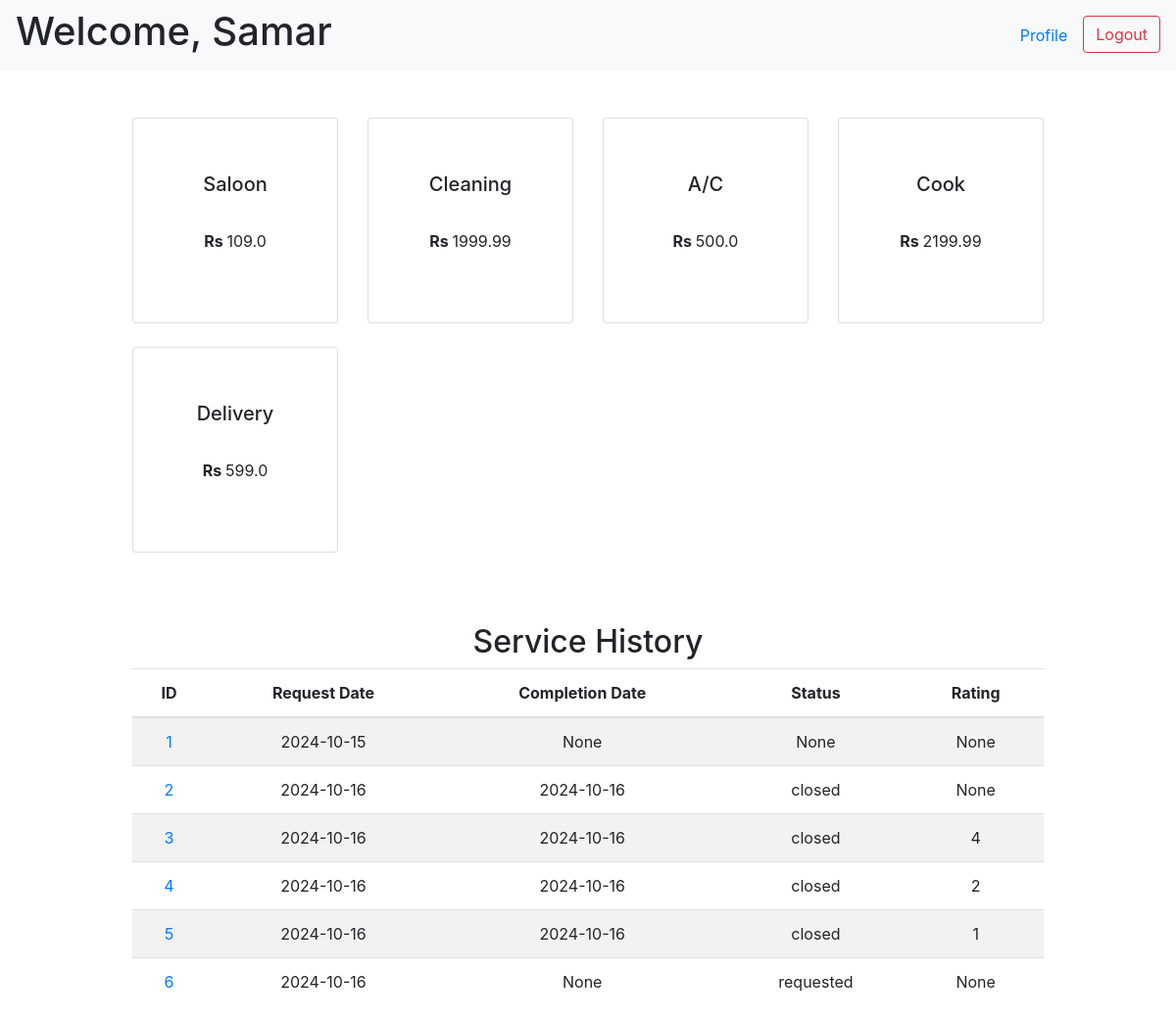
Before: /customer (signed in) with the older database file.
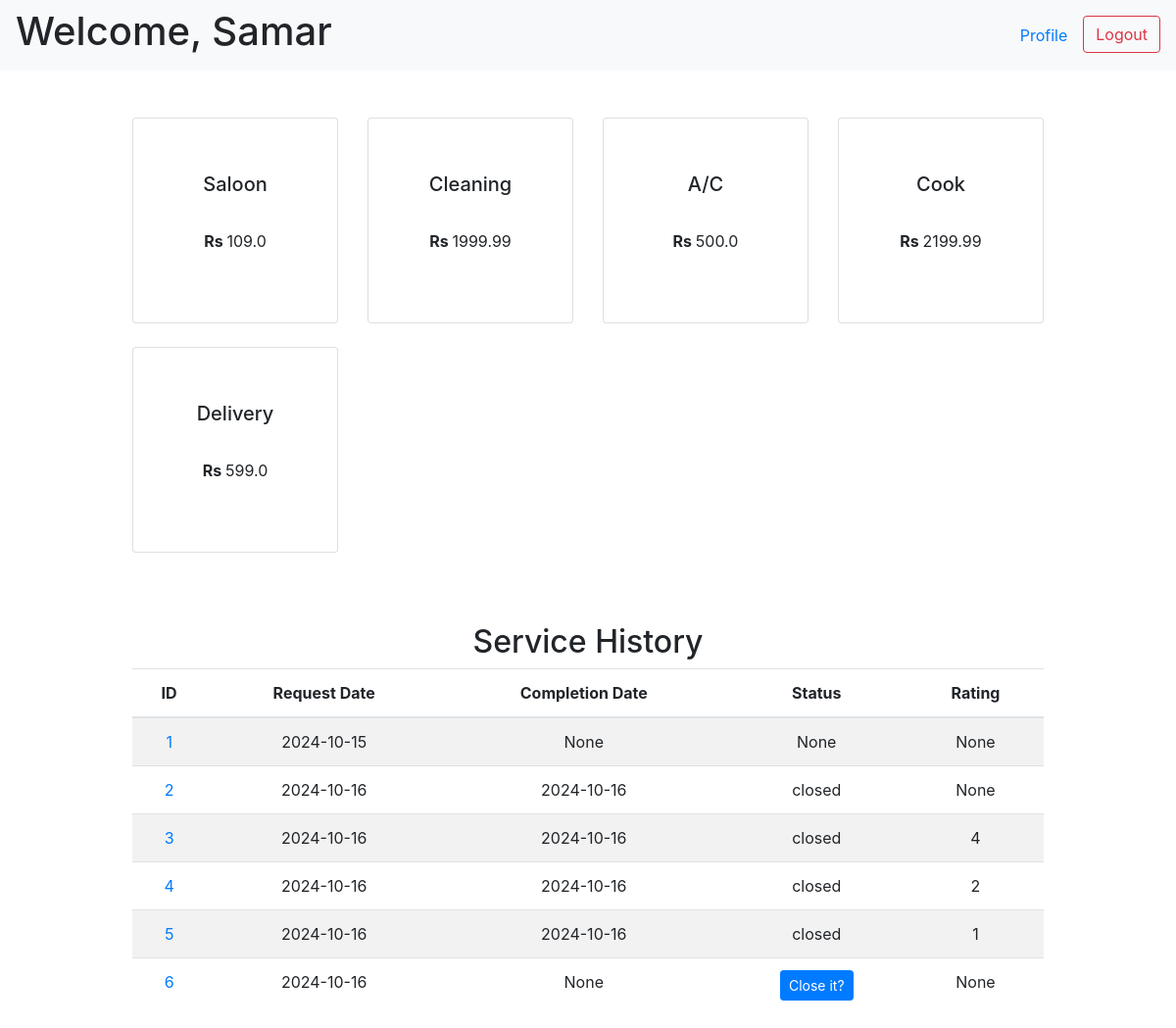
After: the same page with the newer database file.
### tables this page shows
CREATE TABLE "customers" (
    "id" INTEGER,
    "fname" TEXT NOT NULL,
    "lname" TEXT,
    "address" TEXT,
    "pincode" INTEGER,
    "contact_number" TEXT NOT NULL UNIQUE,
    "email" TEXT NOT NULL UNIQUE,
    "password" TEXT NOT NULL,
    "status" TEXT CHECK("status" in ('active', 'block')) DEFAULT 'active',
    PRIMARY KEY("id")
);

CREATE TABLE "services" (
    "id" INTEGER,
    "name" TEXT NOT NULL UNIQUE,
    "description" TEXT NOT NULL,
    "price" REAL NOT NULL,
    PRIMARY KEY("id")
);

CREATE TABLE "service_requests" (
    "id" INTEGER,
    "service_id" INTEGER NOT NULL,
    "customer_id" INTEGER NOT NULL,
    "professional_id" INTEGER NOT NULL,
    "date_of_request" DATETIME DEFAULT CURRENT_TIMESTAMP,
    "date_of_completion" DATETIME,
    "status" TEXT DEFAULT 'requested' CHECK("status" in ('requested', 'accepted', 'rejected', 'closed')),
    "rating" INTEGER,
    "remarks" TEXT,
    PRIMARY KEY("id"),
    FOREIGN KEY("service_id") REFERENCES "services"("id") ON DELETE CASCADE,
    FOREIGN KEY("customer_id") REFERENCES "customers"("id") ON DELETE CASCADE,
    FOREIGN KEY("professional_id") REFERENCES "professionals"("id") ON DELETE CASCADE
);

### app.py (the view)
@app.route("/customer", methods=["GET", "POST"])
def customer_homepage():
    if request.method == "POST":
        customer = helper.fetch_customer(email=session["username"], password=session["password"])
        services = helper.fetch_services()
        packages = helper.available_packages(request.form.get("service_id"))
        service_requests = helper.fetch_service_req(customer_id=session['username'])
        return render_template("customer.html", customer=customer, services=services,
                                requests=service_requests, packages=packages)
        ...
    else:
        if "username" in session and "password" in session:
            customer = helper.fetch_customer(email=session["username"],
                                            password=session["password"])
        else:
            customer = None
        if customer:
            services = helper.fetch_services()
            service_requests = helper.fetch_service_req(customer_id=session['username'])
            return render_template("customer.html", customer=customer, services=services,
                                   requests=service_requests, packages=None)
        else:
            return redirect(url_for("login"))

### app.py (called while the page is built)
@app.after_request
def add_header(response):
    response.headers['Cache-Control'] = 'no-store, no-cache, must-revalidate, post-check=0, pre-check=0, max-age=0'
    response.headers['Pragma'] = 'no-cache'
    response.headers['Expires'] = '-1'
    return response

### helper.py (called while the page is built, shortened)
def get_db():
    connection = sqlite3.connect("database.db")
    connection.execute("PRAGMA foreign_keys = ON")
    connection.row_factory = sqlite3.Row
    return connection

def fetch_customer(email, password):
    with get_db() as connection:
        db = connection.cursor()
        return db.execute("SELECT * FROM customers WHERE email = ? AND password = ?",
                (email, password)).fetchone()

def fetch_services():
    with get_db() as connection:
        db = connection.cursor()
        return db.execute("SELECT * FROM services").fetchall()

def fetch_service_req(customer_id=None, professional_id=None):
    with get_db() as connection:
        db = connection.cursor()
        if customer_id:
            return db.execute('''SELECT id, service_id, customer_id, professional_id,
                            DATE(datetime(date_of_request), 'localtime') as request_date, TIME(datetime(date_of_request), 'localtime') as request_time,
                            DATE(datetime(date_of_completion), 'localtime') as completion_date, TIME(datetime(date_of_completion), 'localtime') as completion_time,
                            status, rating, remarks FROM service_requests WHERE customer_id = (SELECT id FROM customers WHERE email = ?)''', (customer_id,)).fetchall()

### templates/customer.html (shortened to what this page needs)
<!DOCTYPE html>
<html lang="en">
<head>
    <link rel="stylesheet" href="https://cdn.jsdelivr.net/npm/bootstrap@4.0.0/dist/css/bootstrap.min.css">
</head>
<body>
    <nav class="navbar navbar-expand-lg navbar-light bg-light">
        <h1>Welcome, {{ customer["fname"] }}</h1>
        <ul class="nav ml-auto">
            <li class="nav-item">
                <a class="nav-link" href="" data-toggle="modal"
                    data-target="#customerModal{{ customer['id'] }}">Profile</a>
            </li>
            <li>
                <form action="/logout" class="d-inline">
                    <button type="submit" class="btn btn-outline-danger">Logout</button>
                </form>
            </li>
        </ul>
    </nav>
    <div class="container mt-5">
        <div class="row">
            {% for service in services %}
            <div class="col-md-3 mb-4">
                <form method="POST" action="/customer">
                    <button type="submit" class="card-link" style="border:none; background:none; padding:0;">
                        <div class="card square-card">
                            <div class="card-body">
                                <h5 class="card-title">{{ service['name'] }}</h5>
                                <p><strong>Rs </strong>{{ service['price'] }}</p>
                            </div>
                        </div>
                    </button>
                </form>
            </div>
            {% endfor %}
        </div>
    </div>
    <div class="container mt-5 text-center">
        <h2>Service History</h2>
        <div class="table-responsive">
            <table class="table table-striped">
                <thead>
                    <tr>
                        <th>ID</th>
                        <th>Request Date</th>
                        <th>Completion Date</th>
                        <th>Status</th>
                        <th>Rating</th>
                    </tr>
                </thead>
                <tbody>
                    {% for request in requests %}
                    <tr>
                        <td>
                            <a href="" data-toggle="modal"
                                data-target="#requestInfoModal{{ request['id'] }}">
                                {{ request['id'] }}</a>
                        </td>
                        <td>{{ request['request_date'] }}</td>
                        <td>{{ request['completion_date'] }}</td>
                        <td>
                            {% if request['status'] == 'accepted' %}
                            <button type="button" class="btn btn-primary btn-sm" data-toggle="modal" data-target="#closeServiceModal{{ request['id'] }}">
                                Close it?
                            </button>
                            {% else %}
                                {{ request['status'] }}
                            {% endif %}
                        </td>
                        <td>{{ request['rating'] }}</td>
                    </tr>
                    {% endfor %}
                </tbody>
            </table>
        </div>
    </div>
</body>
</html>

### templates/customer.html (style rules this page uses)
.card { height: 100%; }
.card-body { display: flex; flex-direction: column; justify-content: space-evenly; text-align: center; }
.card-title { margin-bottom: 0; }
.square-card { height: 210px; }
.card-link { text-decoration: none; color: inherit; width: 210px; }
.container { max-width: 80%; }

Changed rows visible on the page:
changed service_requests id 6: status "requested" → (not shown); now shows "Close it?"
